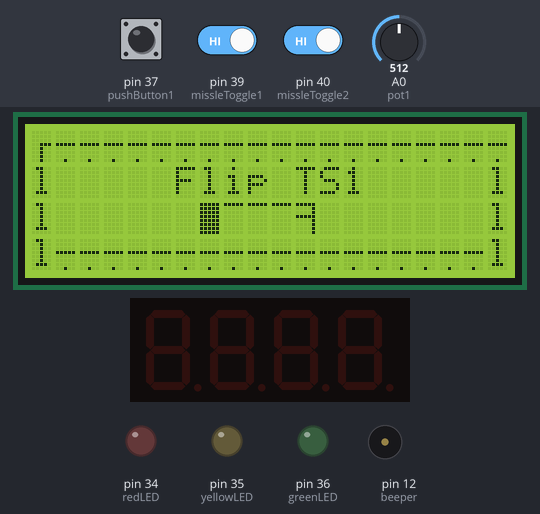
A sketch run on a simulated Arduino Mega 2560, built with avr-gcc and run on an emulated ATmega2560. Shown: 20×4 character LCD, 4-digit seven-segment display, output pins drawn as LEDs (lit = HIGH), buzzer (waves = sounding). The inputs (shaded band) are chosen by the test bench; at power-on: pin 39 (missleToggle1) HIGH, pin 37 (pushButton1) HIGH, pin 40 (missleToggle2) HIGH, A0 (pot1) = 512.

Above: at 1.4 s.
1.5 s: pin 39 (missleToggle1) driven LOW
At 2.2 s:
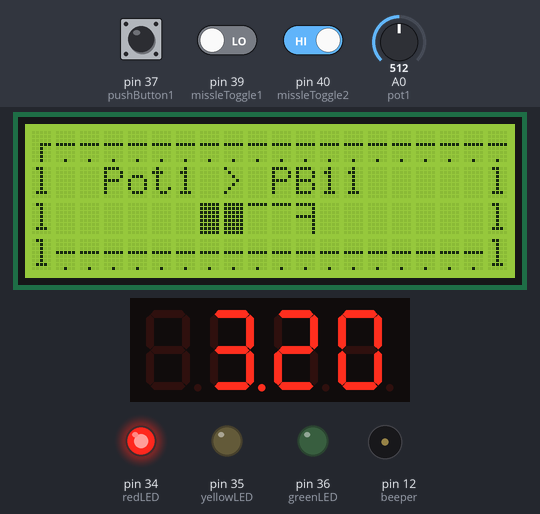
3.0 s: pin 37 (pushButton1) pulled LOW for 0.15 s
At 3.08 s:
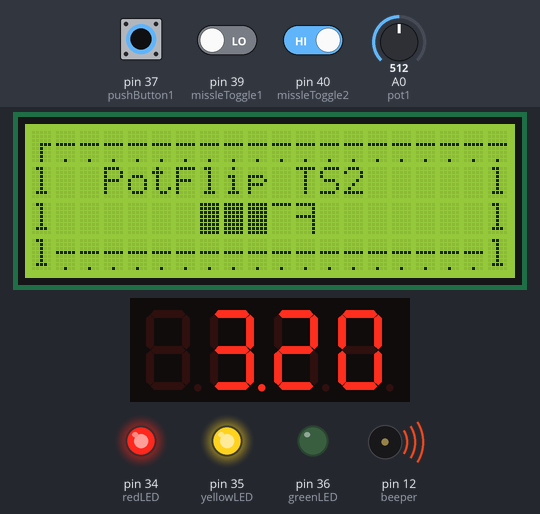
At 3.6 s:
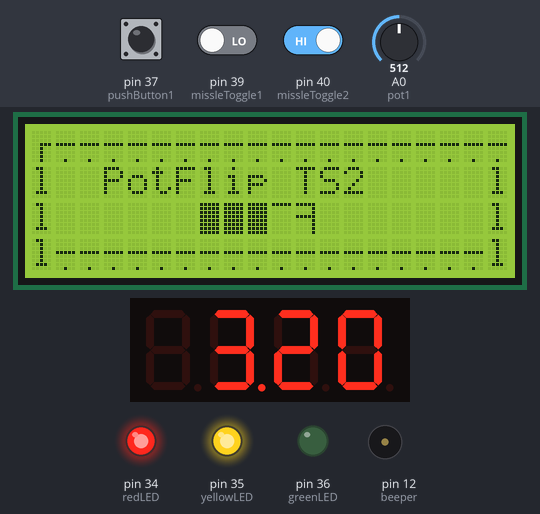
Timing chart, 0 to 6.0 s (numbered marks = the images above; inputs shaded):
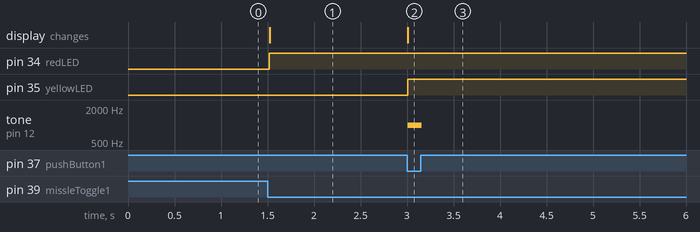

Measured:
- after the input at 1.5 s, pin 34 (redLED): LOW → HIGH at once; the display: changes at once (image 1)
- after the input at 3.0 s, pin 35 (yellowLED): LOW → HIGH at once; tone on pin 12 (beeper): silent → 1000 Hz at once, → silent 0.15 s later; the display: changes at once (image 2)

The sketch:

Single-Trigger-Timer.ino
```cpp
/*Lauch Sequence
      - Toggle 1 > Pot 1 > Button 1 > Toggle 2 > Button 2 >Timer Begin
      Code Update List
          - Configure code for Joysticks, Encoder, Sd card
          - test seven seg
          - test code reiliability
          - add lcd instructions
          - make it only run once
          - take video once parts come in, use transistor and taser for launch.
*/

#include "Adafruit_LiquidCrystal.h"
#include "SevSeg.h"

//Piezo Buzzer
#define beeper 12
//LEDs
#define redLED 34
#define yellowLED 35
#define greenLED 36
//Controls Switches
#define pushButton1 37
#define pushButton2 38
#define missleToggle1 39
#define missleToggle2 40
//#define rocker1 7
//#define rocker2 8
//#define rocker3 9
//Dip Switches
/*#define Dip1 3
  #define Dip2 4
  #define Dip3 5
  #define Dip4 6
  #define Dip5 7
  #define Dip6 8
  #define Dip7 9
  #define Dip8 10*/
//Joysticks
//Poteniometers
#define pot1 A0
//#define pot2 A1
//Encoder
//microSD

//I2C LCD
Adafruit_LiquidCrystal lcd(0);
byte StraightH[] = {0x00, 0x00, 0x00, 0x1F, 0x00, 0x00, 0x00, 0x04};
byte TLCorner[] = {0x00, 0x00, 0x00, 0x07, 0x04, 0x04, 0x04, 0x04};
byte TRCorner[] = {0x00, 0x00, 0x00, 0x1C, 0x04, 0x04, 0x04, 0x04};
byte BLCorner[] = {0x04, 0x04, 0x04, 0x07, 0x00, 0x00, 0x00, 0x00};
byte BRCorner[] = {0x04, 0x04, 0x04, 0x1C, 0x00, 0x00, 0x00, 0x00};

byte progressFull[] = {0x1F, 0x1F, 0x1F, 0x1F, 0x1F, 0x1F, 0x1F, 0x1F};
byte progressEmpty[] = {0x1F, 0x00, 0x00, 0x00, 0x00, 0x00, 0x00, 0x00};
byte progressEnd[] = {0x1F, 0x01, 0x01, 0x01F, 0x01, 0x01, 0x01, 0x01};

/*//Init LCD without i2c
  #define LCD-RS 22
  #define LCD-EN 23
  #define LCD-D4 24
  #define LCD-D5 25
  #define LCD-D6 26
  #define LCD-D7 27
  LiquidCrystal lcd(LCD-RS, LCD-EN, LCD-D4, LCD-D5, LCD-D6, LCD-D7);*/

//Init Seven Seg
byte numDigits = 4;
byte digitPins[] = {22, 23, 24, 25};
byte segmentPins[] = {26, 27, 28, 29, 30, 31, 32, 33};
SevSeg TimerSeg;

int countDown;
unsigned long last_milliSeconds;

void setup() {
  //LEDs
  pinMode(redLED, OUTPUT);
  pinMode(yellowLED, OUTPUT);
  pinMode(greenLED, OUTPUT);

  //Controls Switches
  pinMode(pushButton1, INPUT_PULLUP);
  pinMode(pushButton2, INPUT_PULLUP);
  pinMode(missleToggle1, INPUT_PULLUP);
  pinMode(missleToggle2, INPUT_PULLUP);
  //pinMode(rocker1,INPUT_PULLUP);
  //pinMode(rocker2,INPUT_PULLUP);
  //pinMode(rocker3,INPUT_PULLUP);
  /*pinMode(Dip1,INPUT_PULLUP);
    pinMode(Dip2,INPUT_PULLUP);
    pinMode(Dip3,INPUT_PULLUP);
    pinMode(Dip4,INPUT_PULLUP);
    pinMode(Dip5,INPUT_PULLUP);
    pinMode(Dip6,INPUT_PULLUP);
    pinMode(Dip7,INPUT_PULLUP);
    pinMode(Dip8,INPUT_PULLUP);*/

  pinMode(pot1, INPUT);
  //pinMode(pot2, INPUT);

  //LCD
  lcd.begin(20, 4);
  lcd.createChar(0, StraightH);
  lcd.createChar(1, TLCorner);
  lcd.createChar(2, TRCorner);
  lcd.createChar(3, BLCorner);
  lcd.createChar(4, BRCorner);
  lcd.createChar(5, progressFull);
  lcd.createChar(6, progressEmpty);
  lcd.createChar(7, progressEnd);

  outlineLCD();
  lcd.setCursor(1, 0);
  lcd.print("Stride Electronics");
  lcd.setCursor(3, 2);
  lcd.print("Control Panel");


  TimerSeg.begin(COMMON_ANODE, numDigits, digitPins, segmentPins);
  TimerSeg.setBrightness(90);

  // Setup 100Hz timer (100ms)
  cli();
  TCCR0A = 0; //set entire TCCR0A register to 0
  TCCR0B = 0; //same for TCCR0B
  TCNT0  = 0; //initialize counter value to 0
  OCR0A = 155; //set compare match register for 1khz increments
  TCCR0A |= (1 << WGM01); //turn on CTC mode
  TCCR0B |= (1 << CS02) | (1 << CS00); //Set CS01 and CS00 bits for 1024 prescaler
  TIMSK0 |= (1 << OCIE0A); //enable timer compare interrupt
}

void loop() {
  LaunchSequence();
}

void LaunchSequence() {
  progressBar(0);
  while (digitalRead(missleToggle1) == HIGH) {}
  progressBar(1);
  delay(20); //wait and debounce
  digitalWrite(redLED, HIGH);
  setSevSeg();
  progressBar(2);
  digitalWrite(yellowLED, HIGH);
  tone(beeper, 1000, 50);
  delay(100);
  tone(beeper, 1000, 50);
  delay(100);
  tone(beeper, 1000, 50);
  while (digitalRead(missleToggle2) == HIGH) {}
  progressBar(3);
  digitalWrite(greenLED, HIGH);
  while (digitalRead(pushButton2) == HIGH) {}
  tone(beeper, 1000, 50);
  progressBar(4);
  LaunchTime();
  tone(beeper, 440, 1000);
  //Launch
}

void setSevSeg() {
  while (digitalRead(pushButton1) == HIGH) {
    countDown = map(analogRead(pot1), 0, 1023, 5, 60);
    countDown *= 10;
    TimerSeg.setNumber(countDown, 2);
    TimerSeg.refreshDisplay();   // might need small delay here
  }
}

void LaunchTime() {
  sei();
  while (countDown != 0) {
    TimerSeg.setNumber(countDown, 2);
    TimerSeg.refreshDisplay();

    if (countDown >= 30) {
      if (countDown % 10 == 0)
        tone(beeper, 1000, 50);
    } else if (countDown % 2 == 0) {
      tone(beeper, 1000, 50);
    }
  }
}

ISR(TIMER0_COMPA_vect) {
  countDown--;
  if (countDown == 0)
    cli();
}

void outlineLCD(){
  //TL Corner
  lcd.home();
  lcd.write(1);
  //TR Corner
  lcd.setCursor(19, 0);
  lcd.write(2);
  //BL Corner
  lcd.setCursor(0, 3);
  lcd.write(3);
  //BR Corner
  lcd.setCursor(19, 3);
  lcd.write(4);
  //Horizontal Lines
  for(int i = 1; i < 20; i++){
    lcd.setCursor(i, 0);
    lcd.write(0);
    lcd.setCursor(i, 3);
    lcd.write(0);
  }
  //Vertical Lines
  for(int j = 1; j < 4; j++){
    lcd.setCursor(0, j);
    lcd.print("l");
    lcd.setCursor(19, j);
    lcd.print("l");
  }
}


void progressBar(int progress){
switch (progress) {
    case 0:
        //Clear Screen
        lcd.clear();
        outlineLCD();
        //Step 0
        lcd.setCursor(6, 1);
        lcd.print("Flip TS1");
        //Progress Bar Setup
        lcd.setCursor(7, 2);
        lcd.write(5);
        lcd.setCursor(11, 2);
        lcd.write(7);
          for(int  x = 8; x < 11; x++){
          lcd.setCursor(x, 2);
          lcd.write(6);
         }
      break;
    case 1:
        //Progress Update
        lcd.setCursor(8, 2);
        lcd.write(5);
        //Step 1
        lcd.setCursor(3, 1);
        lcd.print("Pot1 > PB1");
      break;
    case 2:
        //Progress Update
        lcd.setCursor(9, 2);
        lcd.write(5);
        //Step 2
        lcd.setCursor(6, 1);
        lcd.print("Flip TS2");
      break;
    case 3:
        //Progress Update
        lcd.setCursor(10, 2);
        lcd.write(5);
        lcd.setCursor(2, 1);
        lcd.print("!PB2 to launch!");
      break;
     case 4:
        //Progress Complete
        lcd.setCursor(5, 2);
        lcd.write(5);
        lcd.setCursor(2, 1);
        lcd.print("Countdown!");
      break;
  }

}
```
